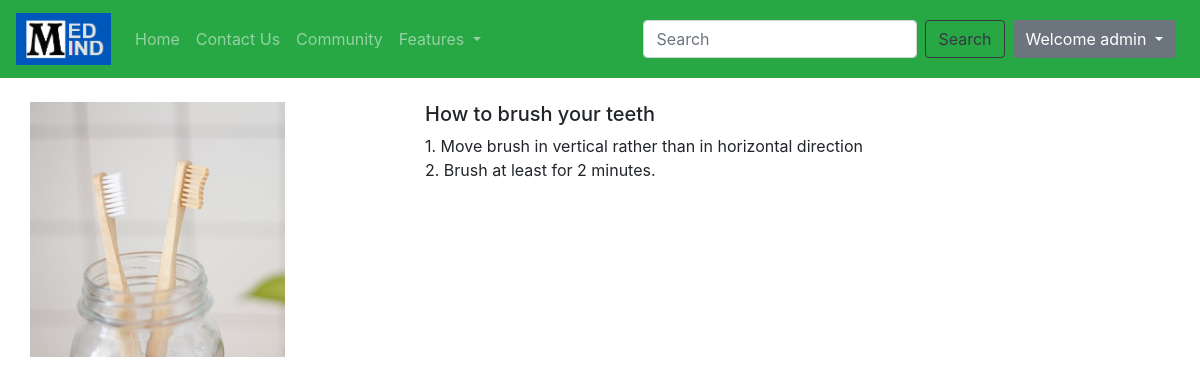
The app's page /guidelines/How to brush your teeth (signed in) with its own data.
### guidelines/models.py (models this page shows, shortened)
class guidelist(models.Model):
    guide_sn= models.AutoField(primary_key=True)
    guide_title = models.CharField(max_length=100)
    guide_description = models.TextField()
    pub_date = models.DateField()
    image = models.ImageField(upload_to ="guidelines/images",default="")

### guidelines/views.py (the view)
# urls.py: path('<str:title>', views.guide,name="guide"),
def guide(request,title):
    guide = guidelist.objects.filter(guide_title=title).first()
    return render(request,'guidelines/guide.html',{'guide':guide})

### templates/guidelines/guide.html (shortened to what this page needs)
{% extends 'base.html' %}
{% block body %}
<div class="container my-4">
    <div class="row">
      <div class="col-md-4">
        <div class="row">
            <img src="/media/{{guide.image}}" width="255px" height="255px">
        </div>
      </div>
      <div class="col-md-8">
        <h5>{{guide.guide_title}}</h5>
        <p>{{guide.guide_description|safe}}</p>
     </div>
    </div>
</div>
{% endblock %}

### templates/base.html (shortened to what this page needs)
<!doctype html>
<html lang="en">
<head>
  <link rel="stylesheet" href="https://maxcdn.bootstrapcdn.com/bootstrap/4.0.0/css/bootstrap.min.css"
>
</head>
<body>
  <nav class="navbar navbar-expand-lg navbar-dark bg-success">
    <div><a class=" navbar-brand" href="#"><img src='/media/medmind/images/medmind.png'
          style="height: 52px;width: 95px"></a></div>
    <div class="collapse navbar-collapse" id="navbarSupportedContent">
      <ul class="navbar-nav mr-auto">
        <li class="nav-item {% block homeactive %}
      {% endblock homeactive %}">
          <a class="nav-link" href="/">Home <span class="sr-only">(current)</span></a>
        </li>
        <li class="nav-item{% block contactactive %}
      {% endblock contactactive %}">
          <a class="nav-link" href="/contact">Contact Us</a>
        </li>
        <li class="nav-item{% block communityactive %}
      {% endblock communityactive %}">
          <a class="nav-link" href="/community">Community</a>
        </li>
        <li class="nav-item dropdown">
          <a class="nav-link dropdown-toggle" href="#" id="navbarDropdown" role="button" data-toggle="dropdown"
            aria-haspopup="true" aria-expanded="false">
            Features
          </a>
        </li>
      </ul>
      <form class="form-inline my-2 my-lg-auto">
        <input class="form-control mr-sm-2" type="search" placeholder="Search" aria-label="Search">
        <button class="btn btn-outline-dark my-2 my-sm-0" type="submit">Search</button>
      </form> {% if user.is_authenticated %}
      <div class="btn-group mx-2">
        <button type="button" class="btn btn-secondary dropdown-toggle" data-toggle="dropdown" aria-haspopup="true"
          aria-expanded="false">
          Welcome {{request.user.username}}
        </button>
          {% endif %}
        </div>
      </div>
  </nav>
  {% block body %} {% endblock body %}
</body>
</html>

### records on screen
guidelist: image (picture), guide_title "How to brush your teeth", guide_description "1. Move brush in vertical rather than in horizontal direction 2. Brush at least for 2 minutes."

### other values on screen
{{ request.user.username }} "admin"
